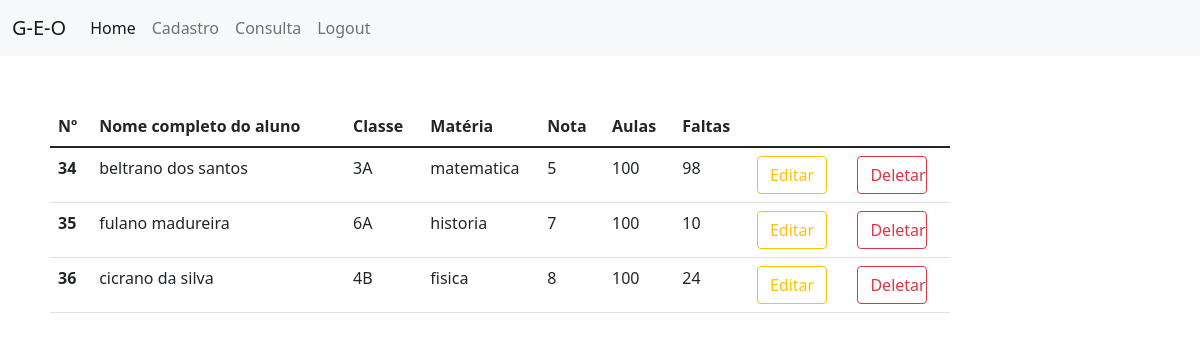
Screenshot of /sistema/ (signed in) with the database file from the repository.
### app/models/tables.py (models this page shows, shortened)
class Alunos(db.Model):
    __tablename__ = "alunos"
    id = db.Column(db.Integer, primary_key = True)
    numero = db.Column(db.Integer)
    nome = db.Column(db.String, unique=True)
    classe = db.Column(db.String)
    professor_id = db.Column(db.Integer, db.ForeignKey('professores.id'))
    professor = db.relationship('User', foreign_keys=professor_id)
    materia = db.Column(db.String)
    nota = db.Column(db.String)
    qtd_aulas = db.Column(db.String)
    qtd_faltas = db.Column(db.String)

### app/controllers/default.py (the view)
@app.route('/sistema/<info>')
@app.route('/sistema/', defaults={'info':None}, methods=["GET", "POST"])
def sistema(info):
    if current_user.is_anonymous == True:
        return render_template('index.html')
    else:
        alunos = Alunos.query.filter_by(professor_id=current_user.id).order_by(asc(Alunos.numero))
        return render_template('sistema.html', alunos = alunos)
    return render_template('sistema.html')

### app/controllers/default.py (called while the page is built)
@login_manager.user_loader
def load_user(id):
    return User.query.filter_by(id=id).first()

### app/models/tables.py (called while the page is built)
    @property
    def is_anonymous(self):
        return False

### app/templates/sistema.html (shortened to what this page needs)
<!doctype html>
<html>
<head>
  <link rel="stylesheet" type="text/css" href="{{url_for('static', filename='css/bootstrap.min.css')}}" media="screen">
</head>
<nav class="navbar navbar-expand-lg navbar-light bg-light">
  <div class="container-fluid">
    <a class="navbar-brand" href="#">G-E-O</a>
    <div class="collapse navbar-collapse" id="navbarSupportedContent">
      <ul class="navbar-nav me-auto mb-2 mb-lg-0">
        <li class="nav-item">
          <a class="nav-link active" aria-current="page" href="#">Home</a>
        </li>
        <li class="nav-item">
          <a class="nav-link" href="{{url_for('cadastro_aluno')}}">Cadastro</a>
        </li>
        <li class="nav-item">
          <a class="nav-link" href="{{url_for('consulta')}}">Consulta</a>
        </li>
        <li class="nav-item">
          <a class="nav-link" href="{{url_for('logout')}}">Logout</a>
        </li>
      </ul>
    </div>
  </div>
</nav>
<body>
  <table style="margin: 50px;max-width: 900px;" class="table">
    <thead>
      <tr>
        <th scope="col" style="max-width: 70px;">Nº</th>
        <th scope="col" style="max-width: 300px;">Nome completo do aluno</th>
        <th scope="col" style="max-width: 70px;">Classe</th>
        <th scope="col" style="max-width: 100px;">Matéria</th>
        <th scope="col" style="max-width: 70px;">Nota</th>
        <th scope="col" style="max-width: 70px;">Aulas</th>
        <th scope="col" style="max-width: 70px;">Faltas</th>
        <th scope="col" style="max-width: 70px;"></th>
        <th scope="col" style="max-width: 70px;"></th>
      </tr>
    </thead>
    <tbody>
      {% for aluno in alunos %}
        <tr>
          <th scope="row" style="max-width: 70px;">{{ aluno.numero }}</th>
          <td style="max-width: 300px;">{{ aluno.nome }}</td>
          <td style="max-width: 70px;">{{ aluno.classe }}</td>
          <td style="max-width: 100px;">{{ aluno.materia }}</td>
          <td style="max-width: 70px;">{{ aluno.nota }}</td>
          <td style="max-width: 70px;">{{ aluno.qtd_aulas }}</td>
          <td style="max-width: 70px;">{{ aluno.qtd_faltas }}</td>
          <td><a class="btn btn-outline-warning" href="{{url_for('update', aluno_id = aluno['id'])}}" role="button" style="max-width: 70px;">Editar</a></td>
          <td><a class="btn btn-outline-danger" href="{{url_for('delete', aluno_id = aluno['id'])}}" role="button" style="max-width: 70px;">Deletar</a></td>
        </tr>
      {% endfor %}
    </tbody>
  </table>
</body>
<link rel="stylesheet" type="text/css" href="{{url_for('static', filename='js/bootstrap.min.js')}}" media="screen">
</html>

### rows the page displays
Alunos: numero "34", nome "beltrano dos santos", classe "3A", materia "matematica", nota "5", qtd_aulas "100", qtd_faltas "98"
Alunos: numero "35", nome "fulano madureira", classe "6A", materia "historia", nota "7", qtd_aulas "100", qtd_faltas "10"
Alunos: numero "36", nome "cicrano da silva", classe "4B", materia "fisica", nota "8", qtd_aulas "100", qtd_faltas "24"
